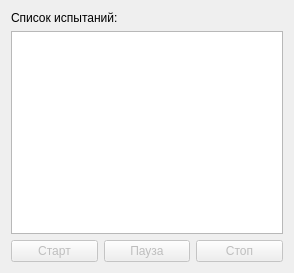
<?xml version="1.0" encoding="UTF-8"?>
<ui version="4.0">
 <class>ChallengePreview</class>
 <widget class="QDialog" name="ChallengePreview">
  <property name="geometry">
   <rect>
    <x>0</x>
    <y>0</y>
    <width>294</width>
    <height>273</height>
   </rect>
  </property>
  <property name="windowTitle">
   <string>Демонстрация</string>
  </property>
  <layout class="QVBoxLayout" name="verticalLayout">
   <item>
    <widget class="QLabel" name="lbl_challenge_list">
     <property name="text">
      <string>Список испытаний:</string>
     </property>
    </widget>
   </item>
   <item>
    <widget class="QTableView" name="tbl_challenges"/>
   </item>
   <item>
    <layout class="QHBoxLayout" name="horizontalLayout">
     <item>
      <widget class="QPushButton" name="btn_start">
       <property name="enabled">
        <bool>false</bool>
       </property>
       <property name="text">
        <string>Старт</string>
       </property>
      </widget>
     </item>
     <item>
      <widget class="QPushButton" name="btn_pause">
       <property name="enabled">
        <bool>false</bool>
       </property>
       <property name="text">
        <string>Пауза</string>
       </property>
      </widget>
     </item>
     <item>
      <widget class="QPushButton" name="btn_stop">
       <property name="enabled">
        <bool>false</bool>
       </property>
       <property name="text">
        <string>Стоп</string>
       </property>
      </widget>
     </item>
    </layout>
   </item>
  </layout>
 </widget>
 <resources/>
 <connections/>
</ui>
